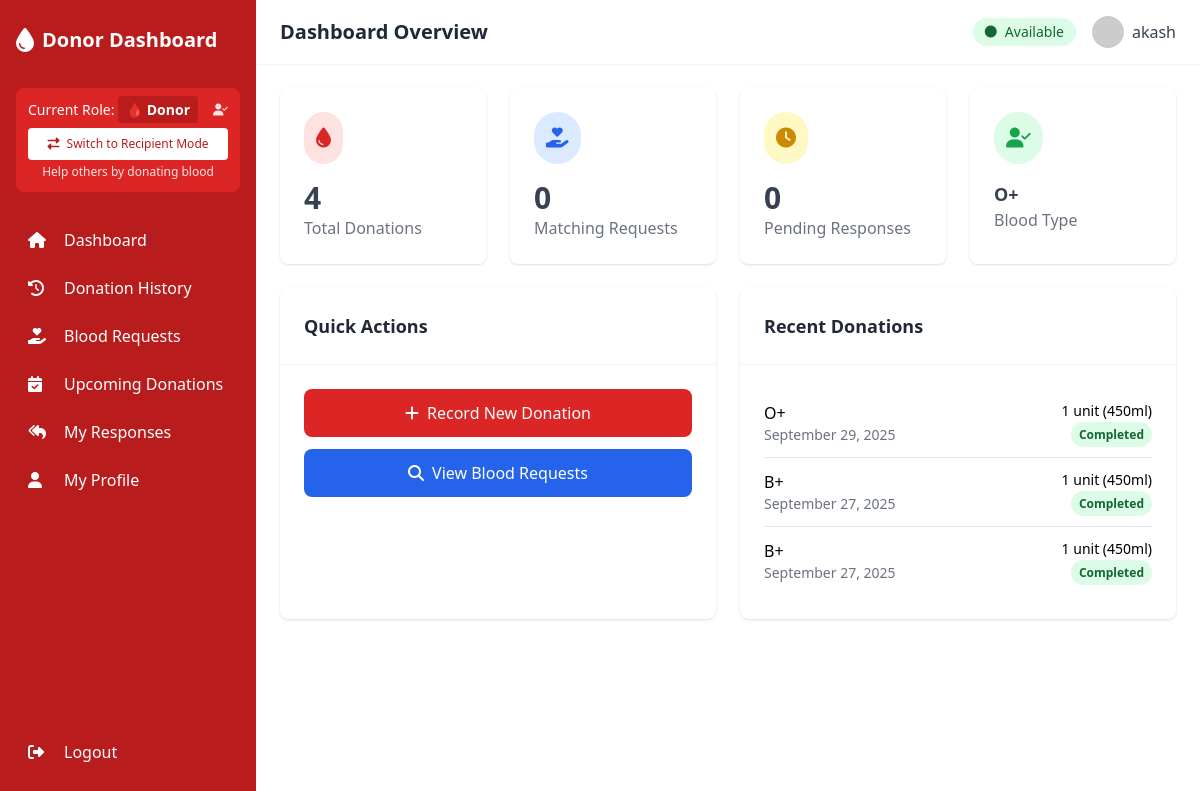
The page /donor-dashboard (signed in) on the database its author committed.
### app.py (models this page shows)
class Donor(db.Model):
    id = db.Column(db.Integer, primary_key=True)
    name = db.Column(db.String(100), nullable=False)
    email = db.Column(db.String(100), unique=True, nullable=False)
    password = db.Column(db.String(200), nullable=False)
    age = db.Column(db.Integer, nullable=False)
    gender = db.Column(db.String(10), nullable=False)
    blood_group = db.Column(db.String(5), nullable=False)
    location = db.Column(db.String(200), nullable=False)
    contact = db.Column(db.String(20), nullable=False)
    availability = db.Column(db.Boolean, default=True)
    latitude = db.Column(db.Float, nullable=True)
    longitude = db.Column(db.Float, nullable=True)
    geocoded = db.Column(db.Boolean, default=False)
    last_geocoded = db.Column(db.DateTime, nullable=True)

class DonationHistory(db.Model):
    id = db.Column(db.Integer, primary_key=True)
    donor_id = db.Column(db.Integer, db.ForeignKey('donor.id'), nullable=False)
    donation_date = db.Column(db.DateTime, nullable=False, default=db.func.current_timestamp())
    blood_type = db.Column(db.String(5), nullable=False)
    quantity = db.Column(db.String(20), nullable=False)  # e.g., "450ml", "1 unit"
    location = db.Column(db.String(200), nullable=False)
    status = db.Column(db.String(20), nullable=False, default='Completed')  # Completed, Pending, Cancelled
    notes = db.Column(db.Text)

### app.py (the view)
@app.route('/donor-dashboard')
def donor_dashboard():
    if session.get('role') != 'donor':
        return redirect('/')
    donor = db.session.get(Donor, session['user_id'])
    if not donor:
        return redirect('/logout')
    donation_history = DonationHistory.query.filter_by(donor_id=donor.id).order_by(DonationHistory.donation_date.desc()).all()
    compatible_blood_groups = [donor.blood_group]  # Always include exact match
    if donor.blood_group == 'O-':
        compatible_blood_groups = ['A+', 'A-', 'B+', 'B-', 'AB+', 'AB-', 'O+', 'O-']
    elif donor.blood_group == 'O+':
        compatible_blood_groups = ['O+', 'A+', 'B+', 'AB+']
    elif donor.blood_group == 'A-':
        compatible_blood_groups = ['A-', 'A+', 'AB-', 'AB+']
    elif donor.blood_group == 'A+':
        compatible_blood_groups = ['A+', 'AB+']
    elif donor.blood_group == 'B-':
        compatible_blood_groups = ['B-', 'B+', 'AB-', 'AB+']
    elif donor.blood_group == 'B+':
        compatible_blood_groups = ['B+', 'AB+']
    elif donor.blood_group == 'AB-':
        compatible_blood_groups = ['AB-', 'AB+']
    elif donor.blood_group == 'AB+':
        compatible_blood_groups = ['AB+']
    donor_responses = DonationResponse.query.filter_by(donor_id=donor.id).order_by(DonationResponse.response_date.desc()).all()
    responded_request_ids = [response.request_id for response in donor_responses]
    query = BloodRequest.query.filter(
        BloodRequest.blood_group_needed.in_(compatible_blood_groups),
        BloodRequest.status == 'Active'
    )
    if responded_request_ids:
        query = query.filter(~BloodRequest.id.in_(responded_request_ids))
    compatible_requests = query.order_by(BloodRequest.urgency.desc(), BloodRequest.needed_by_date.asc()).all()
    total_donations = len(donation_history)
    pending_responses = len([r for r in donor_responses if r.status == 'Pending'])
    return render_template('donor_dashboard.html',
                         donor=donor,
                         donation_history=donation_history,
                         compatible_requests=compatible_requests,
                         donor_responses=donor_responses,
                         total_donations=total_donations,
                         pending_responses=pending_responses,
                         current_date=datetime.now().date(),
                         timedelta=timedelta)

### templates/donor_dashboard.html (shortened to what this page needs)
<!DOCTYPE html>
<html lang="en">
  <head>
    <script src="https://cdn.tailwindcss.com"></script>
    <link
      rel="stylesheet"
      href="https://cdnjs.cloudflare.com/ajax/libs/font-awesome/6.4.0/css/all.min.css"
    />
  </head>
  <body class="bg-gra
          <div id="profile-section" class="section hidden">
    <div class="min-h-screen flex">
      <div class="bg-red-700 text-white w-64 py-6 px-4 flex flex-col">
        <div class="flex items-center mb-8">
          <i class="fas fa-droplet text-2xl mr-2"></i>
          <h1 class="text-xl font-bold">Donor Dashboard</h1>
        </div>
        <div class="mb-6 p-3 bg-red-600 rounded-lg">
          <div class="flex items-center justify-between mb-2">
            <p class="text-sm">
              Current Role:
              <span
                class="font-semibold text-white bg-red-700 px-2 py-1 rounded"
                >🩸 Donor</span
              >
            </p>
            <div class="text-xs text-red-100">
              <i class="fas fa-user-check"></i>
            </div>
          </div>
          <form method="POST" action="/switch-role" class="inline w-full">
            <button
              type="submit"
              class="w-full text-xs bg-white text-red-700 px-3 py-2 rounded hover:bg-gray-100 transition-colors font-medium"
              title="Switch to recipient mode to request blood when needed"
            >
              <i class="fas fa-exchange-alt mr-1"></i> Switch to Recipient Mode
            </button>
          </form>
          <p class="text-xs text-red-100 mt-1 text-center">
            Help others by donating blood
          </p>
        </div>
        <nav class="flex-1">
          <a
            href="#dashboard-section"
            class="flex items-center space-x-3 p-3 rounded hover:bg-red-600 transition-colors"
            onclick="showSection('dashboard-section')"
          >
            <i class="fas fa-home w-6"></i>
            <span>Dashboard</span>
          </a>
          <a
            href="#donations-section"
            class="flex items-center space-x-3 p-3 rounded hover:bg-red-600 transition-colors"
            onclick="showSection('donations-section')"
          >
            <i class="fas fa-history w-6"></i>
            <span>Donation History</span>
          </a>
          <a
            href="#requests-section"
            class="flex items-center space-x-3 p-3 rounded hover:bg-red-600 transition-colors"
            onclick="showSection('requests-section')"
          >
            <i class="fas fa-hand-holding-heart w-6"></i>
            <span>Blood Requests</span>
          </a>
          <a
            href="#upcoming-section"
            class="flex items-center space-x-3 p-3 rounded hover:bg-red-600 transition-colors"
            onclick="showSection('upcoming-section')"
          >
            <i class="fas fa-calendar-check w-6"></i>
            <span>Upcoming Donations</span>
          </a>
          <a
            href="/my-responses"
            class="flex items-center space-x-3 p-3 rounded hover:bg-red-600 transition-colors"
          >
            <i class="fas fa-reply-all w-6"></i>
            <span>My Responses</span>
          </a>
          <a
            href="#profile-section"
            class="flex items-center space-x-3 p-3 rounded hover:bg-red-600 transition-colors"
            onclick="showSection('profile-section')"
          >
            <i class="fas fa-user w-6"></i>
            <span>My Profile</span>
          </a>
        </nav>
        <div class="pt-6">
          <a
            href="/logout"
            class="flex items-center space-x-3 p-3 rounded hover:bg-red-600 transition-colors"
          >
            <i class="fas fa-sign-out-alt w-6"></i>
            <span>Logout</span>
          </a>
        </div>
      </div>
      <div class="flex-1">
        <header class="bg-white shadow-sm">
          <div class="flex items-center justify-between px-6 py-4">
            <h2 class="text-xl font-semibold text-gray-800" id="page-title">
              Dashboard Overview
            </h2>
            <div class="flex items-center space-x-4">
              <form method="POST" action="/toggle-availability" class="inline">
                <button
                  type="submit"
                  class="flex items-center space-x-2 px-3 py-1 rounded-full {{ 'bg-green-100 text-green-800' if donor.availability else 'bg-red-100 text-red-800' }}"
                >
                  <i class="fas fa-circle text-xs"></i>
                  <span class="text-sm font-medium"
                    >{{ 'Available' if donor.availability else 'Unavailable'
                    }}</span
                  >
                </button>
              </form>
              <div class="flex items-center space-x-2">
                <img
                  src="https://ui-avatars.com/api/?name={{ donor.name }}&background=random"
                  alt="{{ donor.name }}"
                  class="w-8 h-8 rounded-full"
                />
                <span class="text-gray-700">{{ donor.name }}</span>
              </div>
            </div>
          </div>
        </header>
        <main class="p-6">
          <div id="dashboard-section" class="section">
            <div
              class="grid grid-cols-1 md:grid-cols-2 lg:grid-cols-4 gap-6 mb-6"
            >
              <div class="bg-white rounded-lg shadow p-6">
                <div class="flex items-center justify-between mb-4">
                  <div class="bg-red-100 rounded-full p-3">
                    <i class="fas fa-tint text-red-600 text-xl"></i>
                  </div>
                </div>
                <h3 class="text-3xl font-bold text-gray-700">
                  {{ total_donations }}
                </h3>
                <p class="text-gray-500">Total Donations</p>
              </div>
              <div class="bg-white rounded-lg shadow p-6">
                <div class="flex items-center justify-between mb-4">
                  <div class="bg-blue-100 rounded-full p-3">
                    <i
                      class="fas fa-hand-holding-heart text-blue-600 text-xl"
                    ></i>
                  </div>
                </div>
                <h3 class="text-3xl font-bold text-gray-700">
                  {{ compatible_requests|length }}
                </h3>
                <p class="text-gray-500">Matching Requests</p>
              </div>
              <div class="bg-white rounded-lg shadow p-6">
                <div class="flex items-center justify-between mb-4">
                  <div class="bg-yellow-100 rounded-full p-3">
                    <i class="fas fa-clock text-yellow-600 text-xl"></i>
                  </div>
                </div>
                <h3 class="text-3xl font-bold text-gray-700">
                  {{ pending_responses }}
                </h3>
                <p class="text-gray-500">Pending Responses</p>
              </div>
              <div class="bg-white rounded-lg shadow p-6">
                <div class="flex items-center justify-between mb-4">
                  <div
                    class="{{ 'bg-green-100' if donor.availability else 'bg-gray-100' }} rounded-full p-3"
                  >
                    <i
                      class="fas fa-user-check {{ 'text-green-600' if donor.availability else 'text-gray-600' }} text-xl"
                    ></i>
                  </div>
                </div>
                <h3 class="text-lg font-bold text-gray-700">
                  {{ donor.blood_group }}
                </h3>
                <p class="text-gray-500">Blood Type</p>
              </div>
            </div>
            <div class="grid grid-cols-1 lg:grid-cols-2 gap-6">
              <div class="bg-white rounded-lg shadow">
                <div class="p-6 border-b border-gray-100">
                  <h3 class="text-lg font-semibold text-gray-800">
                    Quick Actions
                  </h3>
                </div>
                <div class="p-6">
                  <a
                    href="/add-donation"
                    class="block w-full bg-red-600 text-white text-center py-3 px-4 rounded-lg hover:bg-red-700 transition-colors mb-3"
                  >
                    <i class="fas fa-plus mr-2"></i>Record New Donation
                  </a>
                  <a
                    href="#requests-section"
                    onclick="showSection('requests-section')"
                    class="block w-full bg-blue-600 text-white text-center py-3 px-4 rounded-lg hover:bg-blue-700 transition-colors"
                  >
                    <i class="fas fa-search mr-2"></i>View Blood Requests
                  </a>
                </div>
              </div>
              <div class="bg-white rounded-lg shadow">
                <div class="p-6 border-b border-gray-100">
                  <h3 class="text-lg font-semibold text-gray-800">
                    Recent Donations
                  </h3>
                </div>
                <div class="p-6">
                  {% if donation_history[:3] %} {% for donation in
                  donation_history[:3] %}
                  <div
                    class="flex justify-between items-center py-3 border-b last:border-b-0"
                  >
                    <div>
                      <p class="font-medium">{{ donation.blood_type }}</p>
                      <p class="text-sm text-gray-500">
                        {{ donation.donation_date.strftime('%B %d, %Y') }}
                      </p>
                    </div>
                    <div class="text-right">
                      <p class="text-sm font-medium">{{ donation.quantity }}</p>
                      <span
                        class="px-2 py-1 text-xs font-semibold {{ 'text-green-800 bg-green-100' if donation.status == 'Completed' else 'text-yellow-800 bg-yellow-100' }} rounded-full"
                      >
                        {{ donation.status }}
                      </span>
                    </div>
                  </div>
                  {% endfor %} {% else %}
                  <p class="text-gray-500">No donations recorded yet.</p>
                  {% endif %}
                </div>
              </div>
            </div>
          </div>
        </main>
      </div>
    </div>
  </body>
</html>

### rows shown on the page
Donor: availability "Available", name "akash", blood_group "O+"
DonationHistory: blood_type "O+", donation_date "September 29, 2025", quantity "1 unit (450ml)", status "Completed"
DonationHistory: blood_type "B+", donation_date "September 27, 2025", quantity "1 unit (450ml)", status "Completed"
DonationHistory: blood_type "B+", donation_date "September 27, 2025", quantity "1 unit (450ml)", status "Completed"

### other values the page prints
{{ total_donations }} "4"
{{ compatible_requests|length }} "0"
{{ pending_responses }} "0"
